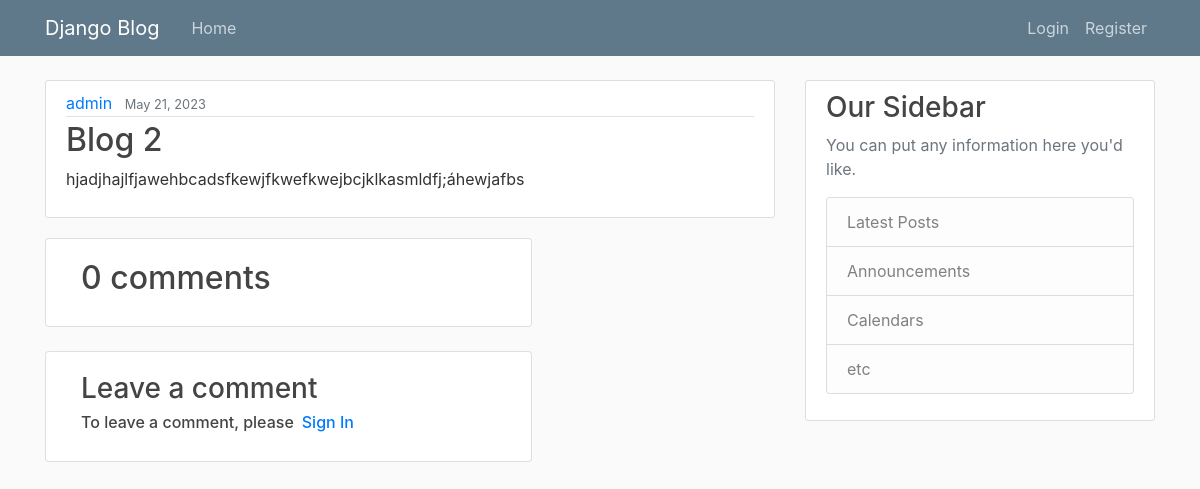
Before: /post/2/ with the older database file.
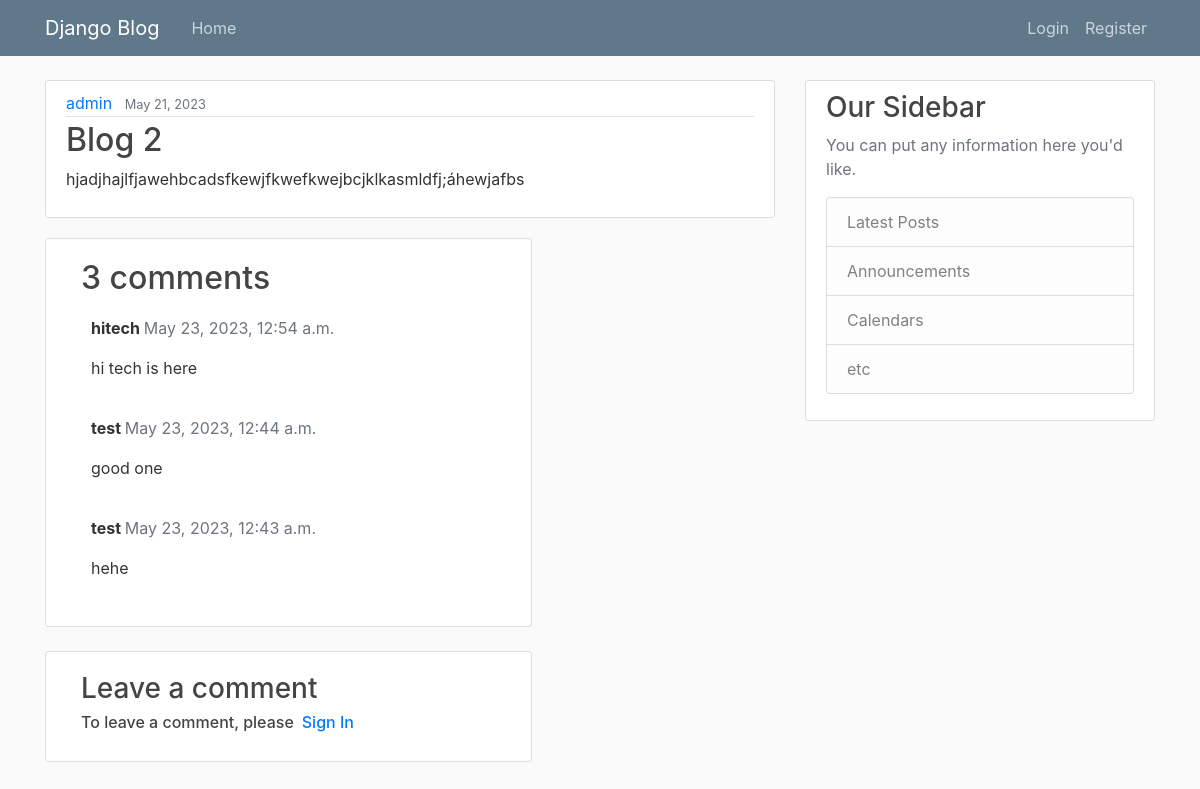
After: the same page with the newer database file.
### blog/models.py (models this page shows, shortened)
class Post(models.Model):
    title = models.CharField(max_length=100)
    content = models.TextField()
    date_posted = models.DateTimeField(default=timezone.now)
    author = models.ForeignKey(User, on_delete=models.CASCADE)

class Comment(models.Model):
    post = models.ForeignKey(
        Post, on_delete=models.CASCADE, related_name='comments')
    name = models.ForeignKey(User, on_delete=models.CASCADE)
    body = models.TextField()
    created_on = models.DateTimeField(auto_now_add=True)
    class Meta:
        ordering = ['-created_on']

### blog/views.py (the view, shortened to what this page needs)
# urls.py: path('post/<int:pk>/', PostDetailView.as_view(), name='post-detail'),
class PostDetailView(DetailView):
    model = Post
    c_form = CommentForm
    def get_context_data(self, **kwargs: Any):
        post_comments = Comment.objects.all().filter(post=self.object.id)
        context = super().get_context_data(**kwargs)
        context.update({
            'c_form': self.c_form,
            'post_comments': post_comments
        })
        return context

### blog/template/blog/post_detail.html
{%extends "blog/base.html"%}
{%block content%}
    <article class="media content-section">
        <div class="media-body">
          <div class="article-metadata">
            <a class="mr-2" href="#">{{ object.author }}</a>
            <small class="text-muted">{{ object.date_posted|date:"F d, Y" }}</small>
          </div>
          <h2 class="article-title">{{ object.title }}</h2>
          <p class="article-content">{{ object.content }}</p>
        </div>
    </article>
    <div class="col-md-8 card mb-4  mt-3 ">
      <div class="card-body">
        <h2>{{ post_comments.count }} comments</h2>
        {% for comment in post_comments %}
        <div class="comments" style="padding: 10px;">
          <p class="font-weight-bold">
            {{ comment.name }}
            <span class=" text-muted font-weight-normal">
              {{ comment.created_on }}
            </span>
          </p>
          {{ comment.body | linebreaks }}
        </div>
        {% endfor %}
      </div>
    </div>
    <div class="col-md-8 card mb-4  mt-3 ">
      <div class="card-body">
        <h3>Leave a comment</h3>
        {%if user.is_authenticated%}
          <form method="POST"  style="margin-top: 1.3em;">
            {% csrf_token %}
            {{ c_form }}
            <button type="submit" class="btn btn-primary  btn-lg">Submit</button>
          </form>
        {%else%}
          <h6>To leave a comment, please<a class="ml-2" href="{%url 'login'%}">Sign In</a></h6>
        {%endif%}
      </div>
    </div>
{%endblock content%}

### blog/template/blog/base.html (shortened to what this page needs)
{% load static %}
<!DOCTYPE html>
<html lang="en">
<head>
    <link rel="stylesheet" href="https://cdn.jsdelivr.net/npm/bootstrap@4.0.0/dist/css/bootstrap.min.css">
    <link rel="stylesheet" type="text/css" href="{%static 'style/main.css'%}">
</head>
<body>
    <header class="site-header">
      <nav class="navbar navbar-expand-md navbar-dark bg-steel fixed-top">
        <div class="container">
          <a class="navbar-brand mr-4" href="{% url 'home' %}">Django Blog</a>
          <div class="collapse navbar-collapse" id="navbarToggle">
            <div class="navbar-nav mr-auto">
              <a class="nav-item nav-link" href="{% url 'home' %}">Home</a>
            </div>
            <div class="navbar-nav">
              {%if user.is_authenticated%}
                <a class="nav-item nav-link" href="{% url 'profile' %}">Profile</a>
                <a class="nav-item nav-link" href="{% url 'logout' %}">Logout</a>
              {%else%}
                <a class="nav-item nav-link" href="{% url 'login' %}">Login</a>
                <a class="nav-item nav-link" href="{% url 'register' %}">Register</a>
              {%endif%}
            </div>
          </div>
        </div>
      </nav>
    </header>
    <main role="main" class="container">
      <div class="row">
        <div class="col-md-8">
          {% block content %}{% endblock content%}
        </div>
        <div class="col-md-4">
          <div class="content-section">
            <h3>Our Sidebar</h3>
            <p class='text-muted'>You can put any information here you'd like.
              <ul class="list-group">
                <li class="list-group-item list-group-item-light">Latest Posts</li>
                <li class="list-group-item list-group-item-light">Announcements</li>
                <li class="list-group-item list-group-item-light">Calendars</li>
                <li class="list-group-item list-group-item-light">etc</li>
              </ul>
            </p>
          </div>
        </div>
      </div>
    </main>
</body>
</html>

### blog/static/style/main.css (style rules this page uses)
body { background: #fafafa; color: #333333; margin-top: 5rem; }
h1, h2, h3, h4, h5, h6 { color: #444444; }
ul { margin: 0; }
.bg-steel { background-color: #5f788a; }
.site-header .navbar-nav .nav-link { color: #cbd5db; }
.content-section { background: #ffffff; padding: 10px 20px; border: 1px solid #dddddd; border-radius: 3px; margin-bottom: 20px; }
.article-title { color: #444444; }
.article-content { white-space: pre-line; }
.article-metadata { padding-bottom: 1px; margin-bottom: 4px; border-bottom: 1px solid #e3e3e3 }

Changed rows visible on the page:
added Comment: name "hitech", created_on "May 23, 2023, 12:54 a.m.", body "hi tech is here"
added Comment: name "test", created_on "May 23, 2023, 12:44 a.m.", body "good one"
added Comment: name "test", created_on "May 23, 2023, 12:43 a.m.", body "hehe"
Other visible differences:
{{ post_comments.count }}: "0" → "3"
